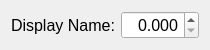
<?xml version="1.0" encoding="UTF-8"?>
<ui version="4.0">
 <class>WidgetProfileVariableDisplay</class>
 <widget class="QWidget" name="WidgetProfileVariableDisplay">
  <property name="geometry">
   <rect>
    <x>0</x>
    <y>0</y>
    <width>210</width>
    <height>47</height>
   </rect>
  </property>
  <property name="sizePolicy">
   <sizepolicy hsizetype="MinimumExpanding" vsizetype="MinimumExpanding">
    <horstretch>0</horstretch>
    <verstretch>0</verstretch>
   </sizepolicy>
  </property>
  <property name="windowTitle">
   <string>Form</string>
  </property>
  <layout class="QGridLayout" name="gridLayout">
   <item row="0" column="0">
    <layout class="QFormLayout" name="formLayout">
     <item row="0" column="0">
      <widget class="QLabel" name="label_displayName">
       <property name="sizePolicy">
        <sizepolicy hsizetype="MinimumExpanding" vsizetype="Minimum">
         <horstretch>0</horstretch>
         <verstretch>0</verstretch>
        </sizepolicy>
       </property>
       <property name="font">
        <font>
         <pointsize>12</pointsize>
        </font>
       </property>
       <property name="text">
        <string>Display Name:</string>
       </property>
      </widget>
     </item>
     <item row="0" column="1">
      <widget class="QDoubleSpinBox" name="doubleSpinBox_desiredValue">
       <property name="sizePolicy">
        <sizepolicy hsizetype="MinimumExpanding" vsizetype="Fixed">
         <horstretch>0</horstretch>
         <verstretch>0</verstretch>
        </sizepolicy>
       </property>
       <property name="font">
        <font>
         <pointsize>12</pointsize>
        </font>
       </property>
       <property name="alignment">
        <set>Qt::AlignRight|Qt::AlignTrailing|Qt::AlignVCenter</set>
       </property>
       <property name="decimals">
        <number>3</number>
       </property>
      </widget>
     </item>
    </layout>
   </item>
  </layout>
 </widget>
 <resources/>
 <connections/>
</ui>
